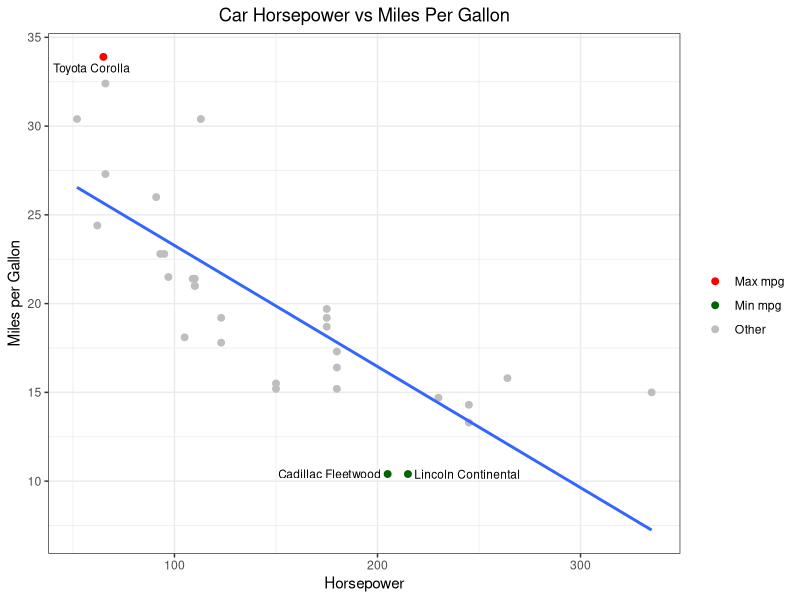

Write the R code that produced this figure.
# =========================================================
# Exercise 7 – Adding Trend + Highlighting Outliers
# Dataset: mtcars
#
# Visual idea:
# Scatter plot with a regression line and one or two
# extreme points clearly labeled.
#
# Sketch:
# - Points in one color
# - One regression line
# - Outliers labeled (e.g., highest mpg or lowest mpg)
#
# Tasks:
# 1. Create a scatter plot of hp vs mpg.
# 2. Add a linear regression line (no confidence interval).
# 3. Identify the car with the highest mpg and lowest mpg.
# 4. Label only those cars using ggrepel.
# 5. Use a clean theme and centered title.
# =========================================================

library(tidyverse)
library(ggrepel)

view(mtcars)

mtcars %>%
  mutate(car = rownames(mtcars),
         max_min_mpg = ifelse(mpg == max(mpg),"Max mpg",
                              ifelse(mpg == min(mpg), "Min mpg", "Other")))%>%
  ggplot(aes(hp, mpg))+
  geom_point(aes(color = max_min_mpg), size = 2)+
  geom_smooth(method = "lm", se = FALSE)+
  geom_text_repel(
    data = . %>% filter(max_min_mpg != "Other"),
    aes(label = car),
    size = 3)+
  scale_color_manual(values = c("Max mpg" = "red",
                                "Min mpg" = "darkgreen",
                                "Other" = "gray"))+
  labs(title="Car Horsepower vs Miles Per Gallon",
       x="Horsepower",
       y="Miles per Gallon",
       color="")+
  theme_bw()+
  theme(plot.title=element_text(hjust = 0.5))
